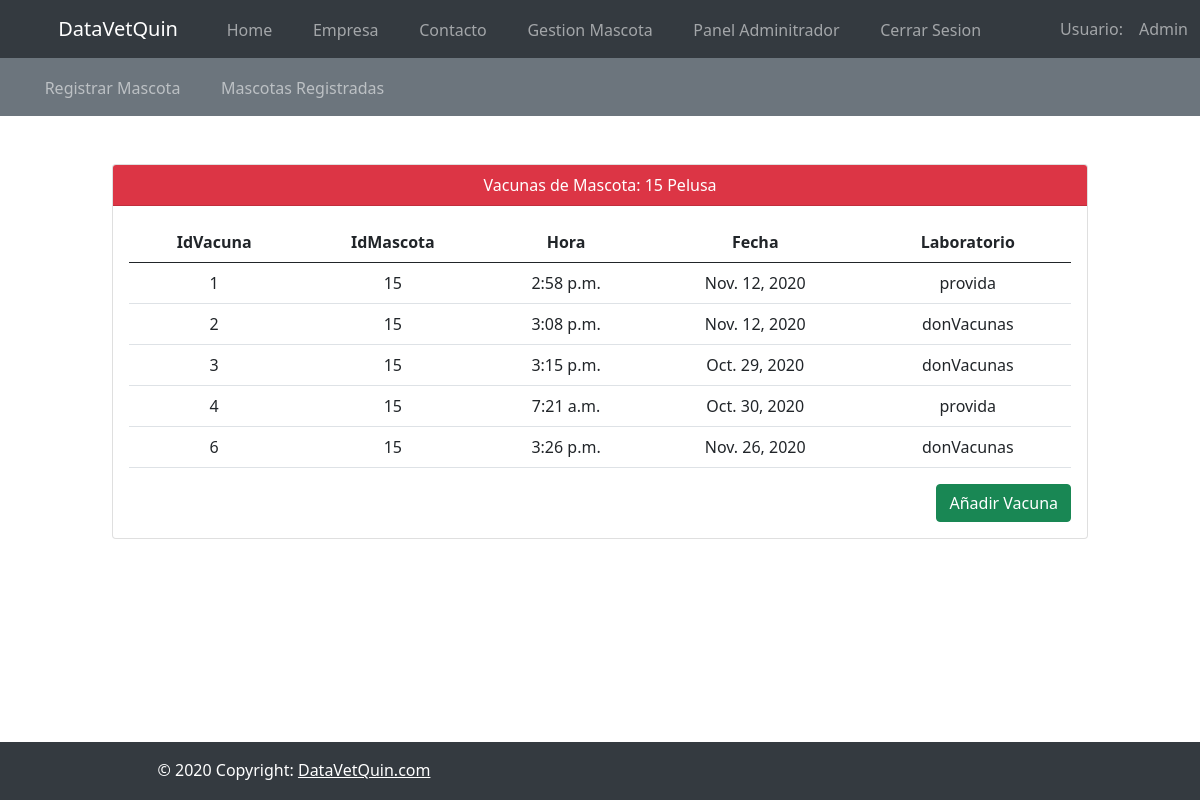
The app's page /listarVacuna/15/Pelusa (signed in) with its own data.
### vacuna/models.py (models this page shows, shortened)
class Vacuna(models.Model):
    idMascota = models.IntegerField(verbose_name="Id Mascota")
    hora = models.TimeField(verbose_name="Hora vacuna")
    fecha = models.DateField(verbose_name="Fecha vacuna")
    laboratorio = models.CharField(verbose_name="nombre laboratorio", max_length=50)

### vacuna/views.py (the view)
# urls.py: path('listarVacuna/<int:masc_id>/<nombre>',views.listarVacuna, name="listarVacuna")
def listarVacuna(request,masc_id,nombre):
    idMascota = masc_id
    nombreMascota = nombre
    vacuna = Vacuna.objects.filter(idMascota = masc_id)
    return render(request,'listarVacuna.html',{'vacuna':vacuna,'idMascota':idMascota,'nombreMascota':nombreMascota})

### vacuna/templates/listarVacuna.html
{% extends 'base_mascota.html' %}
{% block mascota %}
<main class="container-fluid">
    <div class="row pt-5">
        <div class="col-lg-10 col-md-10 col-sm-12 mx-auto">
            <div class="card">
                <div class="card-header text-center bg-danger text-white">
                    <span>Vacunas de Mascota: {{idMascota}} {{nombreMascota}}</span>
                </div>
                <div class="card-body">
                    <table class="table text-center ">
                    <thead>
                        <tr>
                            <th>IdVacuna</th>
                            <th>IdMascota</th>
                            <th>Hora</th>
                            <th>Fecha</th>
                            <th>Laboratorio</th>
                        </tr>
                    </thead>
                    <tbody>
                        {% for v in vacuna %}
                        <tr>
                            <td class="pt-2">{{v.id}}</td>
                            <td class="pt-2">{{v.idMascota}}</td>
                            <td class="pt-2">{{v.hora}}</td>
                            <td class="pt-2">{{v.fecha}}</td>
                            <td class="pt-2">{{v.laboratorio}}</td>
                        </tr>
                        {% endfor %}
                    </tbody>
                </table>
                <a href="{% url 'registrarVacuna' idMascota nombreMascota %}" class="btn btn-success float-right">Añadir Vacuna</a>
                </div>
            </div>
        </div>
    </div>
</main>
{% endblock mascota %}

### core/templates/base_core.html (shortened to what this page needs)
<!DOCTYPE html>
<html lang="es">
<head>
    {% load static %}
    <link rel="stylesheet" href="{% static 'vendor\bootstrap-5.0.0-alpha2-dist\css\bootstrap.min.css' %}">
    <link rel="stylesheet" href="{% static 'vendor\fontawesome-free-5.15.1-web\css\all.min.css' %}">
    <link rel="stylesheet" href="{% static 'css/style.css' %}">
</head>
<body>
    <header>
        <nav class="navbar navbar-expand-lg navbar-dark bg-dark">
            <div class="container-fluid">
                <i class="fas fa-paw img-logo"></i>
                <a class="navbar-brand" href="{% url 'home'%}">DataVetQuin</a>
                <div class="collapse navbar-collapse" id="navbarNavAltMarkup">
                    <div class="navbar-nav">
                        <a class="nav-link {% if request.path == '/' %}active{% endif %}" aria-current="page" href="{% url 'home' %}"><i class="fas fa-house-user img-menu"></i>Home</a>
                        <a class="nav-link {% if request.path == '/empresa/' %}active{% endif %}" href="{% url 'empresa' %}"><i class="fas fa-building img-menu"></i>Empresa</a>
                        <a class="nav-link {% if request.path == '/contacto/' %}active{% endif %}" href="{% url 'contacto' %}"><i class="fas fa-envelope img-menu"></i>Contacto</a>
                        {% if request.user.is_authenticated %}
                            <a class="nav-link {% if request.path == '/registrarMascota/' or request.path == '/listarMascota/' %}active{% endif %}" href="{% url 'registrarMascota' %}"><i class="fas fa-cat img-menu"></i>Gestion Mascota</a>
                            {% if request.user.username == "admin" %}
                                <a class="nav-link {% if request.path == '/admin/' %}active{% endif %}" href="/admin"><i class="fas fa-users-cog img-menu"></i>Panel Adminitrador</a>
                            {% endif %}
                            <a class="nav-link {% if request.path == '/login/' %}active{% endif %}" href="{% url 'logout' %}"><i class="fas fa-sign-out-alt img-menu"></i>Cerrar Sesion</a>
                        {% endif %}
                    </div>
                </div>
                {% if request.user.is_authenticated %}
                    <i class="fas fa-user img-menu"></i>
                    <span class="navbar-text ">Usuario:</span>
                    <span class="navbar-text text-capitalize pl-3">{{request.user.username}}</span>
                {% endif %}
            </div>
        </nav>
    </header>
    {% block contenido %}
    {% endblock contenido %}
    <div class="pt-5 pb-5"></div>
    <footer class="page-footer fixed-bottom">
    <div class="row bg-dark text-white">
        <div class="col-lg-6 col-md-6 col-sm-6">
        <div class="footer-copyright text-center py-3">© 2020 Copyright:
            <a href="http://localhost:8000/" class="text-white"> DataVetQuin.com</a>
        </div>
        </div>
        <div class="col-lg col-md col-sm">
        <ul class="nav justify-content-end py-2">
            <li class="nav-item">
                <a class="nav-link text-white" href="#"><i class="fab fa-facebook-square img-footer"></i></a>
            </li>
            <li class="nav-item">
                <a class="nav-link text-white" href="#"><i class="fab fa-twitter img-footer"></i></a>
            </li>
            <li class="nav-item">
                <a class="nav-link text-white" href="#"><i class="fab fa-instagram img-footer"></i></a>
            </li>
        </ul>
        </div>
    </div>
    </footer>
</body>
</html>

### core/static/css/style.css (style rules this page uses)
.img-logo { font-size: 2.5em; padding-right: 15px; color: red; }
.img-menu { font-size: 1.5em; color: white; padding-right: 6px; }
.img-footer { font-size: 1.5em; }

### records on screen
Vacuna: id "1", idMascota "15", hora "2:58 p.m.", fecha "Nov. 12, 2020", laboratorio "provida"
Vacuna: id "2", idMascota "15", hora "3:08 p.m.", fecha "Nov. 12, 2020", laboratorio "donVacunas"
Vacuna: id "3", idMascota "15", hora "3:15 p.m.", fecha "Oct. 29, 2020", laboratorio "donVacunas"
Vacuna: id "4", idMascota "15", hora "7:21 a.m.", fecha "Oct. 30, 2020", laboratorio "provida"
Vacuna: id "6", idMascota "15", hora "3:26 p.m.", fecha "Nov. 26, 2020", laboratorio "donVacunas"

### other values on screen
{{ request.user.username }} "Admin"
{{ idMascota }} "15"
{{ nombreMascota }} "Pelusa"
